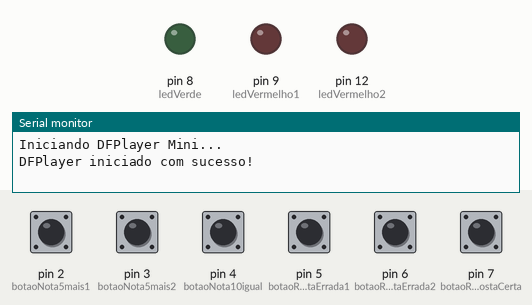
A sketch run on a simulated Arduino Uno, built with avr-gcc and run on an emulated ATmega328P. Parts: output pins drawn as LEDs (lit = HIGH), the last lines printed to the serial monitor. The test bench sets the inputs (shaded band); at power-on: pin 2 (botaoNota5mais1), pin 3 (botaoNota5mais2), pin 4 (botaoNota10igual), pin 5 (botaoRespostaErrada1), pin 6 (botaoRespostaErrada2), pin 7 (botaoRespostaCerta) HIGH. The audio player accepts every command and is not drawn.

Above: at 1.7 s.
1.8 s: pin 5 (botaoRespostaErrada1) pulled LOW for 0.15 s
At 2.9 s:
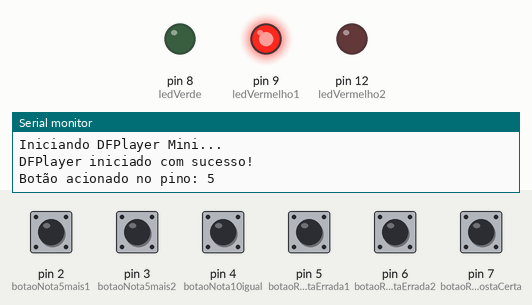
4.8 s: pin 6 (botaoRespostaErrada2) pulled LOW for 0.15 s
At 5.2 s:
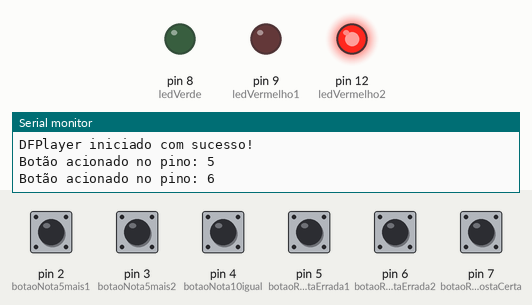
7.8 s: pin 7 (botaoRespostaCerta) pulled LOW for 0.15 s
At 8.7 s:
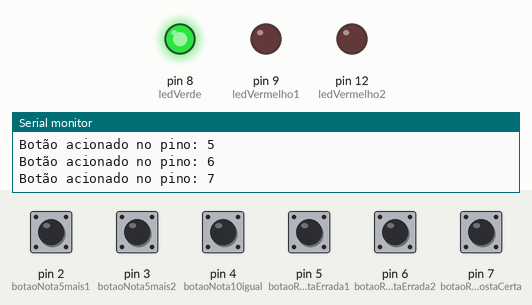
Timing chart, 0 to 10.8 s (numbered marks = the images above; inputs shaded):
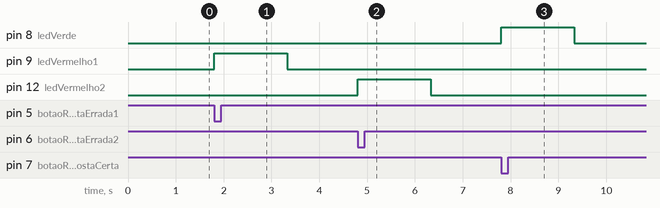

Measured:
- after the input at 1.8 s, pin 9 (ledVermelho1): LOW → HIGH at once, → LOW 1.5 s later
- after the input at 4.8 s, pin 12 (ledVermelho2): LOW → HIGH at once, → LOW 1.5 s later
- after the input at 7.8 s, pin 8 (ledVerde): LOW → HIGH at once, → LOW 1.5 s later

The sketch:

intermediario_2_de_3.ino
```cpp
// Projeto TCC sem multiplexador
// Atividade Intermediária - Página 2 com 6 botões e 3 LEDs (5+5+10)

#include <SoftwareSerial.h>
#include <DFRobotDFPlayerMini.h>

// DFPlayer
SoftwareSerial mySerial(11, 10); // RX, TX
DFRobotDFPlayerMini mp3;

// Botões
const int botaoNota5mais1 = 2;
const int botaoNota5mais2 = 3;
const int botaoNota10igual = 4;
const int botaoRespostaErrada1 = 5;
const int botaoRespostaErrada2 = 6;
const int botaoRespostaCerta = 7;

// LEDs
const int ledVerde = 8;
const int ledVermelho1 = 9;
const int ledVermelho2 = 12;

bool estadoAnterior[6] = {false, false, false, false, false, false};
unsigned long ultimoAcionamento[6] = {0, 0, 0, 0, 0, 0};
const unsigned long debounceDelay = 250;
bool audioTocando = false;

void setup() {
  pinMode(botaoNota5mais1, INPUT_PULLUP);
  pinMode(botaoNota5mais2, INPUT_PULLUP);
  pinMode(botaoNota10igual, INPUT_PULLUP);
  pinMode(botaoRespostaErrada1, INPUT_PULLUP);
  pinMode(botaoRespostaErrada2, INPUT_PULLUP);
  pinMode(botaoRespostaCerta, INPUT_PULLUP);

  pinMode(ledVerde, OUTPUT);
  pinMode(ledVermelho1, OUTPUT);
  pinMode(ledVermelho2, OUTPUT);
  digitalWrite(ledVerde, LOW);
  digitalWrite(ledVermelho1, LOW);
  digitalWrite(ledVermelho2, LOW);

  Serial.begin(9600);
  mySerial.begin(9600);
  Serial.println("Iniciando DFPlayer Mini...");

  if (!mp3.begin(mySerial)) {
    Serial.println("Erro ao iniciar o DFPlayer. Verifique conexões e SD.");
    while (true);
  }

  mp3.volume(25);
  Serial.println("DFPlayer iniciado com sucesso!");
}

void loop() {

  verificarBotao(0, botaoNota5mais1);
  verificarBotao(1, botaoNota5mais2);
  verificarBotao(2, botaoNota10igual);
  verificarBotao(3, botaoRespostaErrada1);
  verificarBotao(4, botaoRespostaErrada2);
  verificarBotao(5, botaoRespostaCerta);
}

void verificarBotao(int indice, int pino) {
  bool estadoAtual = digitalRead(pino) == LOW;
  unsigned long agora = millis();

  if (estadoAtual && !estadoAnterior[indice] && (agora - ultimoAcionamento[indice] > debounceDelay) && !audioTocando) {
    ultimoAcionamento[indice] = agora;
    Serial.print("Botão acionado no pino: ");
    Serial.println(pino);
    audioTocando = true;

    switch (indice) {
      case 0:
        mp3.playMp3Folder(8); // Cinco reais... mais
        delay(1500);
        break;
      case 1:
        mp3.playMp3Folder(8); // Cinco reais... mais (mesmo áudio)
        delay(1500);
        break;
      case 2:
        mp3.playMp3Folder(10); // Dez reais... igual
        delay(1500);
        break;
      case 3:
        digitalWrite(ledVermelho1, HIGH);
        mp3.playMp3Folder(2); // Tente novamente
        delay(1500);
        digitalWrite(ledVermelho1, LOW);
        break;
      case 4:
        digitalWrite(ledVermelho2, HIGH);
        mp3.playMp3Folder(2); // Tente novamente
        delay(1500);
        digitalWrite(ledVermelho2, LOW);
        break;
      case 5:
        digitalWrite(ledVerde, HIGH);
        mp3.playMp3Folder(1); // Parabéns
        delay(1500);
        digitalWrite(ledVerde, LOW);
        break;
    }

    audioTocando = false;
  }

  estadoAnterior[indice] = estadoAtual;
}
```
